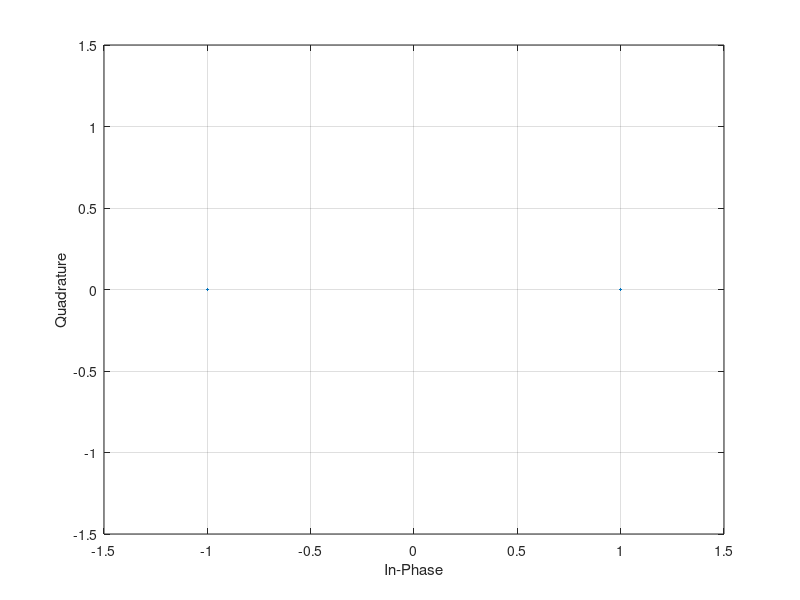
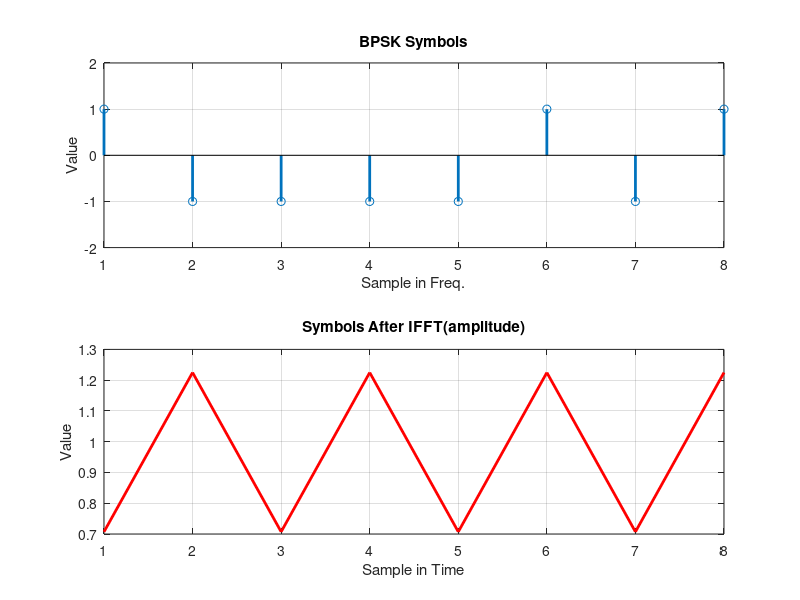
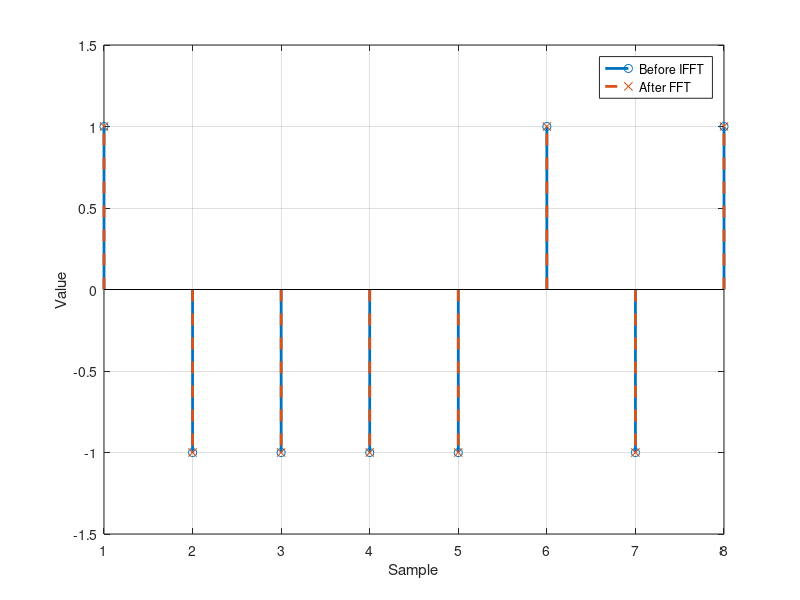
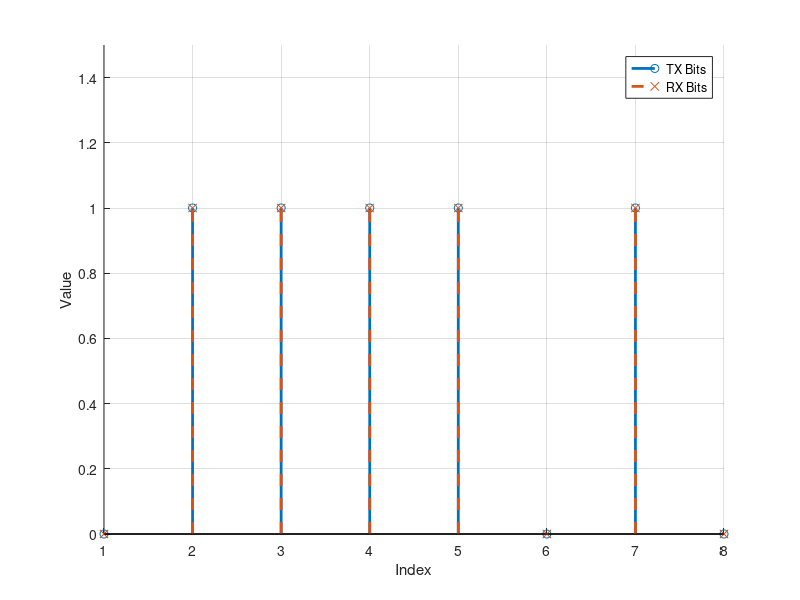

Recreate these plots in MATLAB, in order.
clc;clear all;close all;
%% BPSK
% random하게 [0,1] 범위의 정수를 8개 생성
sample = 8;
modOrder = 2;
tx = randi([0 modOrder-1],1,sample);

% pskmod를 이용하여 BPSK signal을 생성
tx_mod = pskmod(tx, modOrder, 0);

%% Serial to Parallel
tx_mod = tx_mod';
figure; hold on; box on;
plot(real(tx_mod'),imag(tx_mod'),'.');
xlabel('In-Phase');ylabel('Quadrature')
grid on;
axis([-1.5 1.5 -1.5 1.5])

%% IFFT
tx_ifft = ifft(tx_mod)*sqrt(sample);

figure; hold on; box on;
subplot(2,1,1);stem(tx_mod','Linewidth',2);grid on;xlabel('Sample in Freq.');ylabel('Value');title('BPSK Symbols');ylim([-2 2])
subplot(2,1,2);plot(abs(tx_ifft'),'r-','Linewidth',2);grid on;xlabel('Sample in Time');ylabel('Value');title('Symbols After IFFT(amplitude)');

%% Parallel to Serial
tx_ofdm = tx_ifft';
%% PAPR Check
max_pow = max((abs(tx_ofdm)).^2);
mean_pow = mean((abs(tx_ofdm)).^2);
PAPR = 10*log10(max_pow/mean_pow);
%% ============================== Receiver ======================================
%% Serial to Parallel
rx_ofdm = tx_ofdm';

%% FFT
rx_fft = fft(rx_ofdm)/sqrt(sample);

figure; hold on; box on;
stem(real(tx_mod'),'o','Linewidth',2)
stem(real(rx_fft'),'--x','Linewidth',2)
xlabel('Sample');ylabel('Value')
legend('Before IFFT','After FFT')
grid on;
%% Parallel to Serial
rx_fft = rx_fft';

%% BPSK demodulation
rx = pskdemod(rx_fft,modOrder,0);

%% Check Symbol;
x = [1:sample];
figure; hold on;
stem(x,tx,'o','Linewidth',2);
stem(x,rx,'--x','Linewidth',2);
grid on;
xlabel('Index');ylabel('Value')
legend('TX Bits','RX Bits')
ylim([0 1.5])